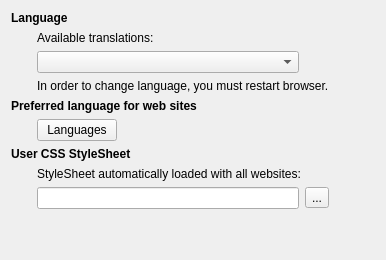
     <widget class="QWidget" name="stackedWidgetPage7">
      <layout class="QGridLayout" name="gridLayout_13">
       <item row="0" column="0" colspan="4">
        <widget class="QLabel" name="label_11">
         <property name="text">
          <string>&lt;b&gt;Language&lt;/b&gt;</string>
         </property>
        </widget>
       </item>
       <item row="1" column="1" colspan="2">
        <widget class="QLabel" name="label_16">
         <property name="text">
          <string>Available translations: </string>
         </property>
        </widget>
       </item>
       <item row="2" column="0">
        <spacer name="horizontalSpacer_24">
         <property name="orientation">
          <enum>Qt::Horizontal</enum>
         </property>
         <property name="sizeType">
          <enum>QSizePolicy::Fixed</enum>
         </property>
         <property name="sizeHint" stdset="0">
          <size>
           <width>20</width>
           <height>20</height>
          </size>
         </property>
        </spacer>
       </item>
       <item row="2" column="1">
        <widget class="QComboBox" name="languages"/>
       </item>
       <item row="2" column="3">
        <spacer name="horizontalSpacer_6">
         <property name="orientation">
          <enum>Qt::Horizontal</enum>
         </property>
         <property name="sizeHint" stdset="0">
          <size>
           <width>40</width>
           <height>20</height>
          </size>
         </property>
        </spacer>
       </item>
       <item row="3" column="1" colspan="2">
        <widget class="QLabel" name="label_17">
         <property name="text">
          <string>In order to change language, you must restart browser.</string>
         </property>
        </widget>
       </item>
       <item row="11" column="1" colspan="2">
        <spacer name="verticalSpacer_13">
         <property name="orientation">
          <enum>Qt::Vertical</enum>
         </property>
         <property name="sizeHint" stdset="0">
          <size>
           <width>20</width>
           <height>40</height>
          </size>
         </property>
        </spacer>
       </item>
       <item row="6" column="0" colspan="4">
        <widget class="QLabel" name="label_9">
         <property name="text">
          <string>&lt;b&gt;User CSS StyleSheet&lt;/b&gt;</string>
         </property>
        </widget>
       </item>
       <item row="7" column="1" colspan="3">
        <widget class="QLabel" name="label_15">
         <property name="text">
          <string>StyleSheet automatically loaded with all websites: </string>
         </property>
        </widget>
       </item>
       <item row="8" column="1">
        <widget class="QLineEdit" name="userStyleSheet"/>
       </item>
       <item row="8" column="2">
        <widget class="QToolButton" name="chooseUserStylesheet">
         <property name="text">
          <string>...</string>
         </property>
        </widget>
       </item>
       <item row="5" column="1">
        <layout class="QHBoxLayout" name="horizontalLayout_8">
         <item>
          <widget class="QPushButton" name="preferredLanguages">
           <property name="text">
            <string>Languages</string>
           </property>
          </widget>
         </item>
         <item>
          <spacer name="horizontalSpacer_10">
           <property name="orientation">
            <enum>Qt::Horizontal</enum>
           </property>
           <property name="sizeHint" stdset="0">
            <size>
             <width>40</width>
             <height>20</height>
            </size>
           </property>
          </spacer>
         </item>
        </layout>
       </item>
       <item row="4" column="0" colspan="4">
        <widget class="QLabel" name="label_36">
         <property name="text">
          <string>&lt;b&gt;Preferred language for web sites&lt;/b&gt;</string>
         </property>
        </widget>
       </item>
      </layout>
     </widget>
